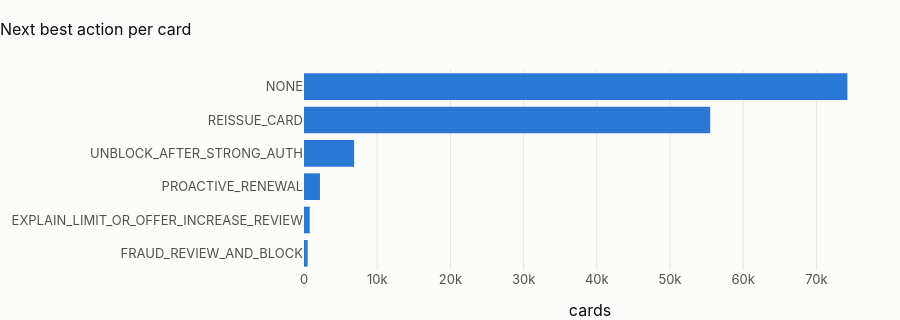

The cell this chart's notebook holds for it:
### Markdown cell above
## 3 · `mart_card_support`: a deterministic next best action
Rules in priority order: the first one that applies wins. Each is a business rule a supervisor can read.

| priority | action | condition |
|---|---|---|
| 1 | `FRAUD_REVIEW_AND_BLOCK` | a fraud flag in the last 365 days and the card is not blocked |
| 2 | `REISSUE_CARD` | active but expired (R22), or declined as expired in 30 days |
| 3 | `PROACTIVE_RENEWAL` | expires within 45 days |
| 4 | `VERIFY_CARD_DATA` | 3+ invalid-card declines in 30 days |
| 5 | `REVIEW_RISK_BLOCK` | 3+ do-not-honour declines in 30 days |
| 6 | `EXPLAIN_LIMIT_OR_OFFER_INCREASE_REVIEW` | utilisation ≥ 95 % or 3+ insufficient-funds declines |
| 7 | `UNBLOCK_AFTER_STRONG_AUTH` | the card is blocked |
| – | `NONE` | nothing applies |

### Code cell
nba = pl.q(
    "select next_best_action, count(*) as cards from {mart_card_support} group by 1 order by 2 desc"
)
fig = px.bar(
    nba, x="cards", y="next_best_action", orientation="h", title="Next best action per card"
)
fig.update_layout(height=320, yaxis_title=None, yaxis=dict(autorange="reversed"))
fig.show()
show(nba, paging=False)

### Figure 1 — Plotly figure (JSON) as saved in the notebook; plotly's stock layout.template omitted (floating-point values rounded to 4 significant figures)
{"data": [{"hovertemplate": "cards=%{x}<br>next_best_action=%{y}<extra></extra>", "legendgroup": "", "marker": {"color": "#2a78d6", "pattern": {"shape": ""}}, "name": "", "orientation": "h", "showlegend": false, "textposition": "auto", "type": "bar", "x": [74237, 55495, 6847, 2180, 782, 499], "xaxis": "x", "y": ["NONE", "REISSUE_CARD", "UNBLOCK_AFTER_STRONG_AUTH", "PROACTIVE_RENEWAL", "EXPLAIN_LIMIT_OR_OFFER_INCREASE_REVIEW", "FRAUD_REVIEW_AND_BLOCK"], "yaxis": "y"}], "layout": {"barmode": "relative", "height": 320, "legend": {"tracegroupgap": 0}, "title": {"text": "Next best action per card"}, "xaxis": {"anchor": "y", "domain": [0.0, 1.0], "title": {"text": "cards"}}, "yaxis": {"anchor": "x", "autorange": "reversed", "domain": [0.0, 1.0], "title": {}}}}
